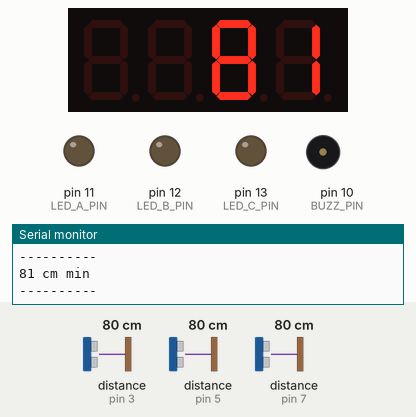
Simulated run of this sketch. Board: Arduino Uno, built with avr-gcc and run on an emulated ATmega328P. Shown: 4-digit seven-segment display, output pins drawn as LEDs (lit = HIGH), buzzer (waves = sounding), the last lines printed to the serial monitor. Inputs (shaded band) come from the test bench; at power-on: distance to the obstacle (sensors on pin 3, pin 5, pin 7) 80 cm. The echo pulse lasts 58.3 µs per cm.

Above: at 1.2 s.
1.3 s: distance to the obstacle (sensor on pin 3) set to 43 cm
At 3.3 s:
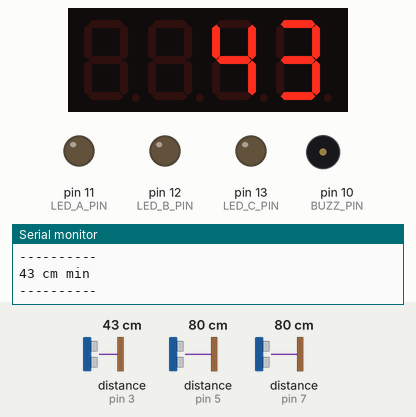
3.6 s: distance to the obstacle (sensor on pin 3) set to 35 cm
At 5.3 s:
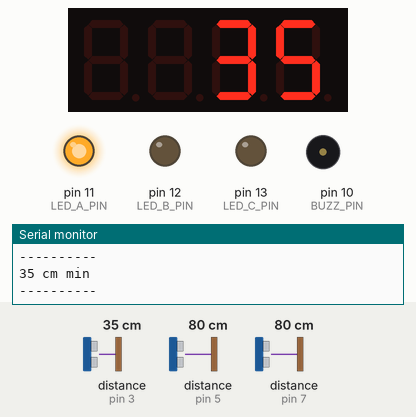
5.6 s: distance to the obstacle (sensor on pin 5) set to 22 cm
At 7.2 s:
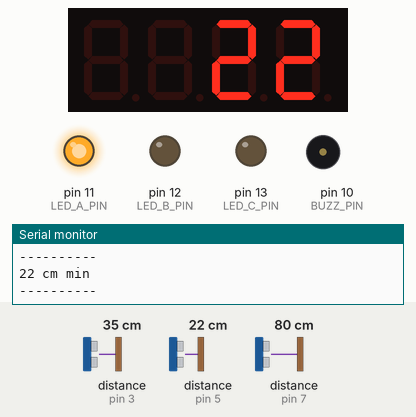
7.6 s: distance to the obstacle (sensor on pin 5) set to 18 cm
At 8.53 s:
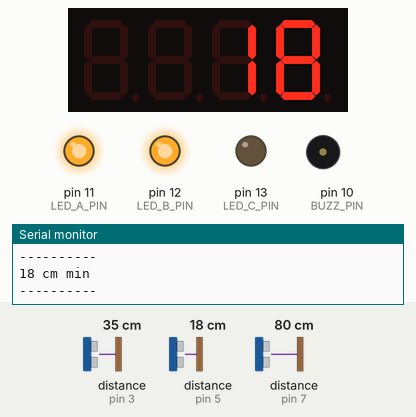
10.2 s: distance to the obstacle (sensor on pin 7) set to 16 cm
12.4 s: distance to the obstacle (sensor on pin 7) set to 13 cm
At 13.9 s:
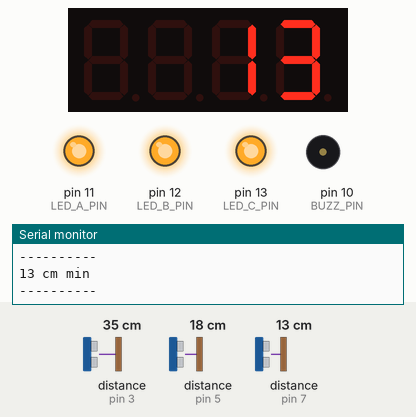
Timing chart, 0 to 15.4 s (numbered marks = the images above; inputs shaded):
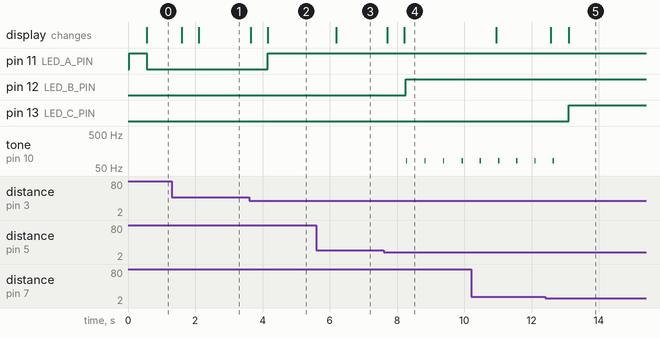

Measured:
- the behaviour switches between 40 and 39 cm on distance to the obstacle (sensor on pin 3) (found by bisection; images 1 and 2)
- the behaviour switches between 20 and 19 cm on distance to the obstacle (sensor on pin 5) (found by bisection; images 3 and 4)
- the behaviour switches between 15 and 14 cm on distance to the obstacle (sensor on pin 7) (found by bisection; images 4 and 5)
- after the input at 1.3 s, the display: first changes after 0.29 s (image 1 shows a later state)
- after the input at 3.6 s, pin 11 (LED_A_PIN): LOW → HIGH after 0.56 s; the display: first changes after 0.05 s (image 2 shows a later state)
- after the input at 5.6 s, the display: changes after 0.60 s (image 3)
- after the input at 7.6 s, pin 12 (LED_B_PIN): LOW → HIGH after 0.66 s; tone on pin 10 (BUZZ_PIN): alternates 83 Hz for 0.04 s and silent for 0.51 s, starting after 0.67 s; the display: first changes after 0.10 s (image 4 shows a later state)
- after the input at 12.4 s, pin 13 (LED_C_PIN): LOW → HIGH after 0.71 s; tone on pin 10 (BUZZ_PIN): goes on until 12.7 s, then stays silent; the display: first changes after 0.17 s (image 5 shows a later state)

The sketch:

ultrasonic_v01.2.ino
```cpp
///////////////////////////////////////////////////////
//                 HEADER FILES                      //
///////////////////////////////////////////////////////
#include <NewPing.h> //Load UltraSonic Library
#include <TM1637Display.h>

///////////////////////////////////////////////////////
//                 DEFINITIONS                       //
///////////////////////////////////////////////////////
#define TRIGGER_PIN_A            2
#define ECHO_PIN_A               3
#define TRIGGER_PIN_B            4
#define ECHO_PIN_B               5
#define TRIGGER_PIN_C            6
#define ECHO_PIN_C               7
#define DISPLAY_CLK_PIN          8
#define DISPLAY_DIO_PIN          9
#define BUZZ_PIN                10
#define LED_A_PIN               11
#define LED_B_PIN               12
#define LED_C_PIN               13
#define MAX_DISTANCE           400
#define DISTANCE_LEVEL_A        40
#define DISTANCE_LEVEL_B        20
#define DISTANCE_LEVEL_C        15
#define SERIAL_COM_RATE     115200
#define SONAR_SAMPLE_TIME      150 // [mSec]
#define SONAR_NOF_SAMPLES        3
#define BEEP_MODE_DISABLED       0
#define BEEP_MODE_EN_FREQ        1
#define BEEP_MODE_EN_CONST       2


///////////////////////////////////////////////////////
//           GLOBAL VARIABLES DEFINITION             //
///////////////////////////////////////////////////////
NewPing sonar_a(TRIGGER_PIN_A, ECHO_PIN_A, MAX_DISTANCE);
NewPing sonar_b(TRIGGER_PIN_B, ECHO_PIN_B, MAX_DISTANCE);
NewPing sonar_c(TRIGGER_PIN_C, ECHO_PIN_C, MAX_DISTANCE);
TM1637Display display(DISPLAY_CLK_PIN, DISPLAY_DIO_PIN);
int cycle_cnt;
int sample_id;
int dist_a[SONAR_NOF_SAMPLES];
int dist_a_avg;
int dist_b[SONAR_NOF_SAMPLES];
int dist_b_avg;
int dist_c[SONAR_NOF_SAMPLES];
int dist_c_avg;
int dist_min;


///////////////////////////////////////////////////////
//                       BEEP()                      //
///////////////////////////////////////////////////////
void beep(int mode, int duration)
{
    int t = 0;

    if ( mode == BEEP_MODE_DISABLED )
    {
        digitalWrite(BUZZ_PIN, LOW);   // turn the BUZZ off (LOW is the voltage level)
    }

    if ( mode == BEEP_MODE_EN_FREQ )
    {
        for (t = 0; t < (duration/10); t++)
        {
            digitalWrite(BUZZ_PIN, HIGH);   // turn the BUZZ on (LOW is the voltage level)
            delay(10);
            digitalWrite(BUZZ_PIN, LOW);   // turn the BUZZ off (LOW is the voltage level)
        }
    }

    if ( mode == BEEP_MODE_EN_CONST )
    {
        digitalWrite(BUZZ_PIN, HIGH);   // turn the BUZZ on (LOW is the voltage level)
    }
}


///////////////////////////////////////////////////////
//                SETUP()                            //
///////////////////////////////////////////////////////
void setup()
{
    Serial.begin(SERIAL_COM_RATE);
    pinMode(BUZZ_PIN, OUTPUT);
    pinMode(LED_A_PIN, OUTPUT);
    pinMode(LED_B_PIN, OUTPUT);
    pinMode(LED_C_PIN, OUTPUT);
    display.setBrightness(0x7);  //set the diplay to maximum brightness
    cycle_cnt = 0;
}


///////////////////////////////////////////////////////
//                 LOOP()                            //
///////////////////////////////////////////////////////
void loop() {
    // Variable Initialization
    sample_id = (cycle_cnt % SONAR_NOF_SAMPLES);
    dist_a[sample_id] = sonar_a.ping_cm();
    dist_b[sample_id]= sonar_b.ping_cm();
    dist_c[sample_id]= sonar_c.ping_cm();

    // Calculate average distance samples and call dispaly and beep functions
    if (sample_id == 0 )
    {
        dist_a_avg = (dist_a[0]+dist_a[1]+dist_a[2])/3;
        dist_b_avg =  (dist_b[0]+dist_b[1]+dist_b[2])/3;
        dist_c_avg =  (dist_c[0]+dist_c[1]+dist_c[2])/3;
        dist_min = min(dist_a_avg, dist_b_avg);
        dist_min = min(dist_min, dist_c_avg);

        // Print to serial port
        Serial.print(dist_a_avg);
        Serial.println(" a cm");
        Serial.print(dist_b_avg);
        Serial.println(" b cm");
        Serial.print(dist_c_avg);
        Serial.println(" c cm");
        Serial.println("----------");
        Serial.print(dist_min);
        Serial.println(" cm min");
        Serial.println("----------");

        display.showNumberDec(dist_min);


        if (dist_min < DISTANCE_LEVEL_C)
        {
            beep(BEEP_MODE_EN_CONST, 0);
            digitalWrite(LED_A_PIN, HIGH);
            digitalWrite(LED_B_PIN, HIGH);
            digitalWrite(LED_C_PIN, HIGH);
            //beep(50);
            // digitalWrite(redLed, HIGH);   // turn the LED on (HIGH is the voltage level)
            //  digitalWrite(greenLed, HIGH);   // turn the LED on (HIGH is the voltage level)
        }
        else if (dist_min < DISTANCE_LEVEL_B)
        {
            beep(BEEP_MODE_EN_FREQ, 50);
            digitalWrite(LED_A_PIN, HIGH);
            digitalWrite(LED_B_PIN, HIGH);
            digitalWrite(LED_C_PIN, LOW);
            //beep(100);
            // digitalWrite(greenLed, HIGH);   // turn the LED on (HIGH is the voltage level)
        }
        else if (dist_min < DISTANCE_LEVEL_A)
        {
            beep(BEEP_MODE_DISABLED, 0);
            digitalWrite(LED_A_PIN, HIGH);
            digitalWrite(LED_B_PIN, LOW);
            digitalWrite(LED_C_PIN, LOW);
            // digitalWrite(yellowLed, HIGH);   // turn the LED on (HIGH is the voltage level)
            //   delay(100);
        }
        else
        {

            beep(BEEP_MODE_DISABLED, 0);
            digitalWrite(LED_A_PIN, LOW);
            digitalWrite(LED_B_PIN, LOW);
            digitalWrite(LED_C_PIN, LOW);
        }
    }

    delay(SONAR_SAMPLE_TIME);
    cycle_cnt++;
}
```
